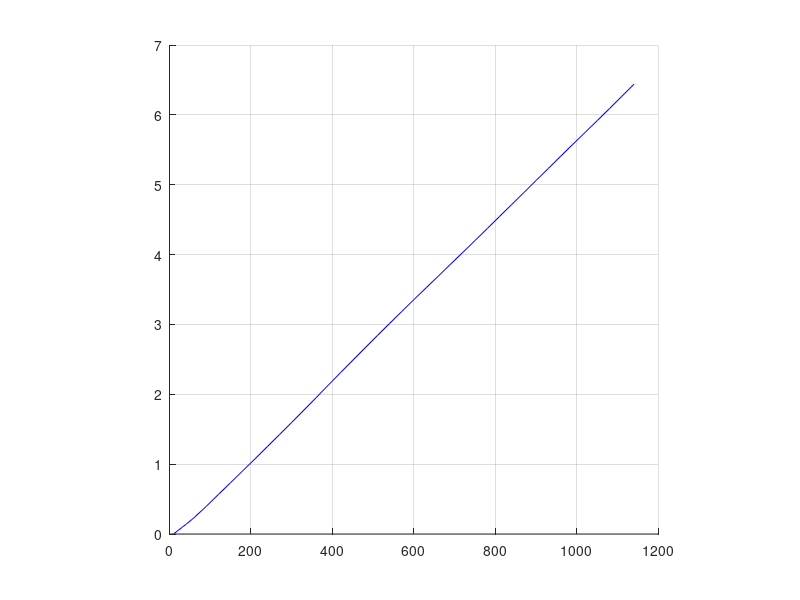

Recreate this plot in MATLAB.

 x=[0.1666,0.5,0.66,0.833,1,1.5,2,2.5,3,3.5,4,4.5,5,5.5,6,6.5,7,7.5,8,8.5,9,9.5,10,10.5,11,11.5,12,12.5,13,13.5,14,14.5,15,15.5,16,16.5,17,17.5,18,18.5,19];
 i=1;
 j=length(x);
 k=zeros(j,1);
 while(i<j+1)
     k(i)=x(i);
     i=i+1;
 end
 y=[4.82;
4.37;
4.54;
4.8;
5.03;
5.8;
5.62;
5.65;
5.74;
5.65;
5.9;
5.64;
5.97;
5.86;
5.97;
6.07;
5.84;
5.91;
5.9;
5.79;
5.74;
5.72;
5.7;
5.58;
5.63;
5.68;
5.6;
5.69;
5.75;
5.75;
5.69;
5.8;
5.72;
5.76;
5.77;
5.66;
5.66;
5.67;
5.8;
5.8;
5.81;
];
y1=y*(10)^(-3);
k1=k*60;


grid on;
hold on;
axis('square');
     grid on;
     w=trapz(k1,y1);
     disp(w)
     m=2;
     q=zeros(j,1);
     while(m<j+1)
        r=zeros(m,1);
         s=zeros(m,1);
         h=1;
         while(h<m+1)
             r(h)=k1(h);
             s(h)=y1(h);
             h=h+1;
             
         end
         q(m)=trapz(r,s);
         m=m+1;
     end
     disp(q)

         plot(k1,q,'b')
         


 